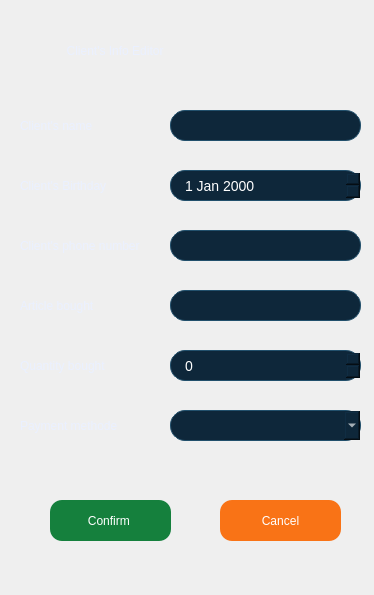
<?xml version="1.0" encoding="UTF-8"?>
<ui version="4.0">
 <class>Dialogeditclientdialog</class>
 <widget class="QDialog" name="Dialogeditclientdialog">
  <property name="geometry">
   <rect>
    <x>0</x>
    <y>0</y>
    <width>374</width>
    <height>595</height>
   </rect>
  </property>
  <property name="windowTitle">
   <string>Dialog</string>
  </property>
  <property name="styleSheet">
   <string notr="true">   background: qlineargradient(x1:0, y1:0, x2:1, y2:1,
        stop:0 #071a2c,
        stop:0.35 #082136,
        stop:0.7 #071c2d,
        stop:1 #040f1a);
    font-family: &quot;Segoe UI&quot;;
    color: #EAF0FF;</string>
  </property>
  <widget class="QLineEdit" name="nameInput">
   <property name="geometry">
    <rect>
     <x>170</x>
     <y>110</y>
     <width>191</width>
     <height>31</height>
    </rect>
   </property>
   <property name="styleSheet">
    <string notr="true">   background-color: #0E273A;
    border: 1px solid #1f4f7a;
    border-radius: 15px;
    padding: 8px 12px;
    color: white;
    font-size: 14px;


    border: 1px solid #22506C;</string>
   </property>
  </widget>
  <widget class="QLineEdit" name="phoneInput">
   <property name="geometry">
    <rect>
     <x>170</x>
     <y>230</y>
     <width>191</width>
     <height>31</height>
    </rect>
   </property>
   <property name="styleSheet">
    <string notr="true">   background-color: #0E273A;
    border: 1px solid #1f4f7a;
    border-radius: 15px;
    padding: 8px 12px;
    color: white;
    font-size: 14px;


    border: 1px solid #22506C;</string>
   </property>
  </widget>
  <widget class="QSpinBox" name="quantityInput">
   <property name="geometry">
    <rect>
     <x>170</x>
     <y>350</y>
     <width>191</width>
     <height>31</height>
    </rect>
   </property>
   <property name="styleSheet">
    <string notr="true">   background-color: #0E273A;
    border: 1px solid #1f4f7a;
    border-radius: 15px;
    padding: 8px 12px;
    color: white;
    font-size: 14px;


    border: 1px solid #22506C;</string>
   </property>
  </widget>
  <widget class="QDateEdit" name="dateInput">
   <property name="geometry">
    <rect>
     <x>170</x>
     <y>170</y>
     <width>191</width>
     <height>31</height>
    </rect>
   </property>
   <property name="styleSheet">
    <string notr="true">   background-color: #0E273A;
    border: 1px solid #1f4f7a;
    border-radius: 15px;
    padding: 8px 12px;
    color: white;
    font-size: 14px;


    border: 1px solid #22506C;</string>
   </property>
  </widget>
  <widget class="QLineEdit" name="articleInput">
   <property name="geometry">
    <rect>
     <x>170</x>
     <y>290</y>
     <width>191</width>
     <height>31</height>
    </rect>
   </property>
   <property name="styleSheet">
    <string notr="true">   background-color: #0E273A;
    border: 1px solid #1f4f7a;
    border-radius: 15px;
    padding: 8px 12px;
    color: white;
    font-size: 14px;


    border: 1px solid #22506C;</string>
   </property>
  </widget>
  <widget class="QComboBox" name="paymentInput">
   <property name="geometry">
    <rect>
     <x>170</x>
     <y>410</y>
     <width>191</width>
     <height>31</height>
    </rect>
   </property>
   <property name="styleSheet">
    <string notr="true">   background-color: #0E273A;
    border: 1px solid #1f4f7a;
    border-radius: 15px;
    padding: 8px 12px;
    color: white;
    font-size: 14px;


    border: 1px solid #22506C;</string>
   </property>
  </widget>
  <widget class="QPushButton" name="pushButton">
   <property name="geometry">
    <rect>
     <x>220</x>
     <y>500</y>
     <width>121</width>
     <height>41</height>
    </rect>
   </property>
   <property name="styleSheet">
    <string notr="true">QPushButton {
    background-color: #f97316;
 font: 700 11pt &quot;Segoe UI&quot;;
    color: white;
 border-radius: 12px;
    padding: 8px 16px;
    
}

QPushButton:hover {
    background-color: #fb923c;  
}

QPushButton:pressed {
    background-color: #c2410c;  
}
</string>
   </property>
   <property name="text">
    <string>Cancel</string>
   </property>
  </widget>
  <widget class="QPushButton" name="pushButton_2">
   <property name="geometry">
    <rect>
     <x>50</x>
     <y>500</y>
     <width>121</width>
     <height>41</height>
    </rect>
   </property>
   <property name="styleSheet">
    <string notr="true">QPushButton {
	font: 700 11pt &quot;Segoe UI&quot;;
    background-color: #15803d;
    color: white;
 border-radius: 12px;
    padding: 8px 16px;
}

QPushButton:hover {
    background-color: #16a34a;   
}

QPushButton:pressed {
    background-color: #0f5c2c;   
}
</string>
   </property>
   <property name="text">
    <string>Confirm </string>
   </property>
  </widget>
  <widget class="QLabel" name="label">
   <property name="geometry">
    <rect>
     <x>20</x>
     <y>110</y>
     <width>141</width>
     <height>31</height>
    </rect>
   </property>
   <property name="text">
    <string>Client's name</string>
   </property>
  </widget>
  <widget class="QLabel" name="label_2">
   <property name="geometry">
    <rect>
     <x>20</x>
     <y>170</y>
     <width>141</width>
     <height>31</height>
    </rect>
   </property>
   <property name="text">
    <string>Client's Birthday</string>
   </property>
  </widget>
  <widget class="QLabel" name="label_3">
   <property name="geometry">
    <rect>
     <x>20</x>
     <y>230</y>
     <width>141</width>
     <height>31</height>
    </rect>
   </property>
   <property name="text">
    <string>Client's phone number</string>
   </property>
  </widget>
  <widget class="QLabel" name="label_4">
   <property name="geometry">
    <rect>
     <x>20</x>
     <y>290</y>
     <width>141</width>
     <height>31</height>
    </rect>
   </property>
   <property name="text">
    <string>Article bought</string>
   </property>
  </widget>
  <widget class="QLabel" name="label_5">
   <property name="geometry">
    <rect>
     <x>20</x>
     <y>350</y>
     <width>141</width>
     <height>31</height>
    </rect>
   </property>
   <property name="text">
    <string>Quantity bought</string>
   </property>
  </widget>
  <widget class="QLabel" name="label_6">
   <property name="geometry">
    <rect>
     <x>20</x>
     <y>410</y>
     <width>141</width>
     <height>31</height>
    </rect>
   </property>
   <property name="text">
    <string>Payment methode</string>
   </property>
  </widget>
  <widget class="QLabel" name="label_7">
   <property name="geometry">
    <rect>
     <x>40</x>
     <y>20</y>
     <width>281</width>
     <height>61</height>
    </rect>
   </property>
   <property name="styleSheet">
    <string notr="true">font: 700 italic 16pt &quot;Segoe UI&quot;;</string>
   </property>
   <property name="text">
    <string>        Client's Info Editor</string>
   </property>
  </widget>
 </widget>
 <resources/>
 <connections/>
</ui>
